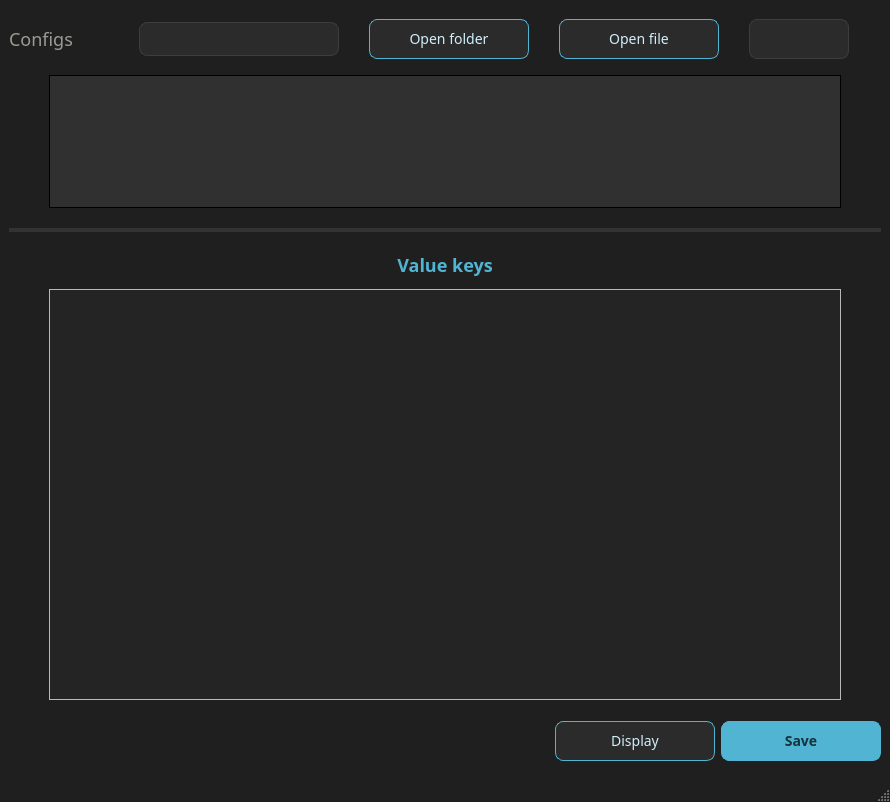
<?xml version="1.0" encoding="UTF-8"?>
<ui version="4.0">
 <class>MainWindow</class>
 <widget class="QMainWindow" name="MainWindow">
  <property name="geometry">
   <rect>
    <x>0</x>
    <y>0</y>
    <width>890</width>
    <height>802</height>
   </rect>
  </property>
  <property name="font">
   <font>
    <family>Montserrat</family>
   </font>
  </property>
  <property name="windowTitle">
   <string>Editor 1.3.1</string>
  </property>
  <property name="styleSheet">
   <string notr="true">QMainWindow {
	background-color: #1f1f1f;
}

QScrollBar:vertical {
  	border-color: rgb(227, 227, 227);
  	border-width: 1px;
  	border-style: solid;
  	background-color: #242424;
  	width: 10px;
  	margin: 0;
}

QScrollBar::handle:vertical {
  	background-color: #3d3d3d;
  	border-radius: 5px;
  	min-height: 24px;
}

 QScrollBar::add-line:vertical {
    border: 1px solid grey;
 	background-color: rgb(241, 241, 241);
    height: 20px;
    subcontrol-position: bottom;
    subcontrol-origin: margin;
}

QScrollBar::sub-line:vertical {
    border: 1px solid grey;
    background-color: rgb(241, 241, 241);
    height: 20px;
    subcontrol-position: top;
    subcontrol-origin: margin;
}

QScrollBar::add-page:vertical, QScrollBar::sub-page:vertical {
     background: none;
}

QScrollBar:horizontal {
  	border-color: rgb(227, 227, 227);
  	border-width: 1px;
	border-style: solid;
  	background-color: rgb(177, 177, 177);
    height: 15px;
    margin: 0px 21px 0 21px;
}

 QScrollBar::handle:horizontal {
    background-color: rgb(177, 177, 177);
    min-width: 25px;
 }

QScrollBar::add-line:horizontal {
    border: 1px solid grey;
   	background-color: rgb(241, 241, 241);
    width: 20px;
    subcontrol-position: right;
    subcontrol-origin: margin;
 }

QScrollBar::sub-line:horizontal {
  	border: 1px solid grey;
    background-color: rgb(241, 241, 241);
    width: 20px;
    subcontrol-position: left;
    subcontrol-origin: margin;
 }

QScrollBar::add-page:horizontal, QScrollBar::sub-page:horizontal {
     background: none;
}</string>
  </property>
  <widget class="QWidget" name="centralwidget">
   <layout class="QGridLayout" name="gridLayout_6">
    <item row="0" column="0">
     <layout class="QHBoxLayout" name="horizontalLayout">
      <property name="spacing">
       <number>30</number>
      </property>
      <property name="topMargin">
       <number>10</number>
      </property>
      <property name="bottomMargin">
       <number>10</number>
      </property>
      <item>
       <widget class="QLabel" name="label">
        <property name="minimumSize">
         <size>
          <width>100</width>
          <height>0</height>
         </size>
        </property>
        <property name="maximumSize">
         <size>
          <width>100</width>
          <height>35</height>
         </size>
        </property>
        <property name="font">
         <font>
          <family>Montserrat</family>
          <pointsize>-1</pointsize>
         </font>
        </property>
        <property name="styleSheet">
         <string notr="true">QLabel { color: #9a9a93; font-size: 18px; }</string>
        </property>
        <property name="text">
         <string>Сonfigs</string>
        </property>
        <property name="wordWrap">
         <bool>false</bool>
        </property>
        <property name="textInteractionFlags">
         <set>Qt::TextInteractionFlag::LinksAccessibleByMouse</set>
        </property>
       </widget>
      </item>
      <item>
       <widget class="QComboBox" name="fileNamecmb">
        <property name="minimumSize">
         <size>
          <width>200</width>
          <height>0</height>
         </size>
        </property>
        <property name="maximumSize">
         <size>
          <width>200</width>
          <height>16777215</height>
         </size>
        </property>
        <property name="font">
         <font>
          <family>Montserrat</family>
          <pointsize>-1</pointsize>
         </font>
        </property>
        <property name="styleSheet">
         <string notr="true">QComboBox {
	background-color: #2b2b2b;
	border: 1px solid #3d3d3d;
	border-radius: 8px;
	padding: 5px 12px;
	color: #cfeefa;
	font-size: 14px;
}

QComboBox:hover { border: 1px solid #51b4d2; }

QComboBox::drop-down {
	border: none;
	width: 22px;
	background: transparent;
}

QComboBox QAbstractItemView {
	background-color: #2b2b2b;
	color: #e6e6e6;
	border: 1px solid #51b4d2;
	border-radius: 6px;
	outline: 0;
	padding: 4px;
	selection-background-color: #33414a;
	selection-color: #cfeefa;
}

QComboBox QAbstractItemView::item {
	min-height: 26px;
	padding: 4px 10px;
	border-radius: 4px;
	color: #cfeefa;
}

QComboBox QAbstractItemView::item:hover {
	background-color: #33414a;
}

QComboBox QAbstractItemView::item:selected {
	background-color: #3a4b55;
	color: #ffffff;
}

QComboBox QAbstractItemView QScrollBar:vertical {
	background: #2b2b2b;
	width: 10px;
	margin: 0;
}

QComboBox QAbstractItemView QScrollBar::handle:vertical {
	background: #45596a;
	border-radius: 5px;
	min-height: 24px;
}

QComboBox QAbstractItemView QScrollBar::handle:vertical:hover {
	background: #51b4d2;
}

QComboBox QAbstractItemView QScrollBar::add-line,
QComboBox QAbstractItemView QScrollBar::sub-line {
	height: 0;
}
</string>
        </property>
        <property name="maxVisibleItems">
         <number>4</number>
        </property>
       </widget>
      </item>
      <item>
       <widget class="QPushButton" name="OpenFolderYmlFilebtn">
        <property name="minimumSize">
         <size>
          <width>160</width>
          <height>40</height>
         </size>
        </property>
        <property name="maximumSize">
         <size>
          <width>160</width>
          <height>40</height>
         </size>
        </property>
        <property name="font">
         <font>
          <family>Montserrat</family>
          <pointsize>-1</pointsize>
         </font>
        </property>
        <property name="styleSheet">
         <string notr="true">QPushButton {
	background-color: #2b2b2b;
	color: #cfeefa;
	border: 1px solid #51b4d2;
	border-radius: 8px;
	padding: 8px 18px;
	font-size: 14px;
}

QPushButton:hover {
	background-color: #33414a;
}

QPushButton:pressed {
	background-color: #3a4b55;
}</string>
        </property>
        <property name="text">
         <string>Open folder</string>
        </property>
       </widget>
      </item>
      <item>
       <widget class="QPushButton" name="OpenFilebtn">
        <property name="minimumSize">
         <size>
          <width>160</width>
          <height>40</height>
         </size>
        </property>
        <property name="font">
         <font>
          <family>Montserrat</family>
          <pointsize>-1</pointsize>
         </font>
        </property>
        <property name="styleSheet">
         <string notr="true">QPushButton {
	background-color: #2b2b2b;
	color: #cfeefa;
	border: 1px solid #51b4d2;
	border-radius: 8px;
	padding: 8px 18px;
	font-size: 14px;
}

QPushButton:hover {
	background-color: #33414a;
}

QPushButton:pressed {
	background-color: #3a4b55;
}</string>
        </property>
        <property name="text">
         <string>Open file</string>
        </property>
       </widget>
      </item>
      <item>
       <widget class="QComboBox" name="langCombo">
        <property name="minimumSize">
         <size>
          <width>100</width>
          <height>40</height>
         </size>
        </property>
        <property name="styleSheet">
         <string notr="true">QComboBox {
        background-color: #2b2b2b;
        border: 1px solid #3d3d3d;
        border-radius: 8px;
        padding: 5px 12px;
        color: #cfeefa;
        font-size: 14px;
    }
    QComboBox:hover { border: 1px solid #51b4d2; }
    QComboBox:focus, QComboBox:on, QComboBox:pressed {
        background-color: #2b2b2b;
        border: 1px solid #51b4d2;
        outline: none;
    }
    QComboBox::drop-down { border: none; width: 22px; }
    QComboBox QAbstractItemView {
        background-color: #2b2b2b;
        color: #e6e6e6;
        border: 1px solid #51b4d2;
        border-radius: 6px;
        outline: 0;
        selection-background-color: #33414a;
        selection-color: #cfeefa;
    }
    QComboBox QAbstractItemView::item {
        min-height: 26px;
        padding: 4px 10px;
        border-radius: 4px;
    }
    QComboBox QAbstractItemView::item:hover { background-color: #33414a; }
    QComboBox QAbstractItemView::item:selected { background-color: #3a4b55; }</string>
        </property>
       </widget>
      </item>
      <item>
       <spacer name="horizontalSpacer">
        <property name="orientation">
         <enum>Qt::Orientation::Horizontal</enum>
        </property>
        <property name="sizeHint" stdset="0">
         <size>
          <width>40</width>
          <height>20</height>
         </size>
        </property>
       </spacer>
      </item>
     </layout>
    </item>
    <item row="2" column="0">
     <layout class="QHBoxLayout" name="horizontalLayout_2">
      <property name="topMargin">
       <number>15</number>
      </property>
      <property name="bottomMargin">
       <number>10</number>
      </property>
      <item>
       <spacer name="horizontalSpacer_2">
        <property name="orientation">
         <enum>Qt::Orientation::Horizontal</enum>
        </property>
        <property name="sizeHint" stdset="0">
         <size>
          <width>40</width>
          <height>20</height>
         </size>
        </property>
       </spacer>
      </item>
      <item>
       <widget class="QPushButton" name="pushButton_2">
        <property name="minimumSize">
         <size>
          <width>160</width>
          <height>40</height>
         </size>
        </property>
        <property name="maximumSize">
         <size>
          <width>160</width>
          <height>16777215</height>
         </size>
        </property>
        <property name="font">
         <font>
          <family>Montserrat</family>
          <pointsize>-1</pointsize>
         </font>
        </property>
        <property name="styleSheet">
         <string notr="true">QPushButton {
	background-color: #2b2b2b;
	color: #cfeefa;
	border: 1px solid #51b4d2;
	border-radius: 8px;
	padding: 8px 18px;
	font-size: 14px;
}

QPushButton:hover {
	background-color: #33414a;
}

QPushButton:pressed {
	background-color: #3a4b55;
}</string>
        </property>
        <property name="text">
         <string>Display</string>
        </property>
       </widget>
      </item>
      <item>
       <widget class="QPushButton" name="pushButton">
        <property name="minimumSize">
         <size>
          <width>160</width>
          <height>40</height>
         </size>
        </property>
        <property name="maximumSize">
         <size>
          <width>160</width>
          <height>16777215</height>
         </size>
        </property>
        <property name="font">
         <font>
          <family>Montserrat</family>
          <pointsize>-1</pointsize>
          <bold>true</bold>
         </font>
        </property>
        <property name="styleSheet">
         <string notr="true">QPushButton {
	background-color: #51b4d2;
	color: #16323c;
	border: 1px solid #51b4d2;
	border-radius: 8px;
	padding: 8px 18px;
	font-size: 14px;
	font-weight: bold;
}

QPushButton:hover {
	background-color: #61c2df;
}

QPushButton:pressed {
	background-color: #45a0bd;
}</string>
        </property>
        <property name="text">
         <string>Save</string>
        </property>
       </widget>
      </item>
     </layout>
    </item>
    <item row="1" column="0">
     <widget class="QSplitter" name="splitter">
      <property name="styleSheet">
       <string notr="true">
QSplitter::handle {
background: #333333;
}

QSplitter::handle:hover {
background: #51b4d2;
}</string>
      </property>
      <property name="orientation">
       <enum>Qt::Orientation::Vertical</enum>
      </property>
      <widget class="QWidget" name="horizontalLayoutWidget_5">
       <layout class="QHBoxLayout" name="horizontalLayout_8">
        <property name="bottomMargin">
         <number>20</number>
        </property>
        <item>
         <spacer name="horizontalSpacer_8">
          <property name="orientation">
           <enum>Qt::Orientation::Horizontal</enum>
          </property>
          <property name="sizeType">
           <enum>QSizePolicy::Policy::Preferred</enum>
          </property>
          <property name="sizeHint" stdset="0">
           <size>
            <width>40</width>
            <height>20</height>
           </size>
          </property>
         </spacer>
        </item>
        <item>
         <widget class="QTabWidget" name="tabWidget">
          <property name="font">
           <font>
            <family>Montserrat</family>
            <pointsize>10</pointsize>
           </font>
          </property>
          <property name="styleSheet">
           <string notr="true">QTabWidget::pane {
	border: 1px solid black;
    background: rgb(48, 48, 48);
}

QTabBar::close-button {
	image: url(:/assets/tab_close.svg);
	background: transparent;
	border-radius: 4px;
	margin: 2px;
	padding: 1px;
}

QTabBar::close-button:hover {
	image: url(:/assets/tab_close_hover.svg);
	background: #c0392b;
}

QTabBar::close-button:pressed {
	background: #a5311f;
}</string>
          </property>
          <property name="currentIndex">
           <number>-1</number>
          </property>
          <property name="tabsClosable">
           <bool>true</bool>
          </property>
          <property name="movable">
           <bool>true</bool>
          </property>
          <property name="tabBarAutoHide">
           <bool>true</bool>
          </property>
         </widget>
        </item>
        <item>
         <spacer name="horizontalSpacer_9">
          <property name="orientation">
           <enum>Qt::Orientation::Horizontal</enum>
          </property>
          <property name="sizeType">
           <enum>QSizePolicy::Policy::Preferred</enum>
          </property>
          <property name="sizeHint" stdset="0">
           <size>
            <width>40</width>
            <height>20</height>
           </size>
          </property>
         </spacer>
        </item>
       </layout>
      </widget>
      <widget class="QWidget" name="layoutWidget">
       <layout class="QVBoxLayout" name="verticalLayout">
        <item>
         <spacer name="verticalSpacer_2">
          <property name="orientation">
           <enum>Qt::Orientation::Vertical</enum>
          </property>
          <property name="sizeType">
           <enum>QSizePolicy::Policy::Fixed</enum>
          </property>
          <property name="sizeHint" stdset="0">
           <size>
            <width>20</width>
            <height>20</height>
           </size>
          </property>
         </spacer>
        </item>
        <item>
         <layout class="QHBoxLayout" name="horizontalLayout_5">
          <property name="topMargin">
           <number>0</number>
          </property>
          <property name="bottomMargin">
           <number>0</number>
          </property>
          <item>
           <widget class="QLabel" name="label_3">
            <property name="maximumSize">
             <size>
              <width>16777215</width>
              <height>50</height>
             </size>
            </property>
            <property name="font">
             <font>
              <family>Montserrat</family>
              <pointsize>-1</pointsize>
              <fontweight>Medium</fontweight>
             </font>
            </property>
            <property name="styleSheet">
             <string notr="true">QLabel { color: #51b4d2; font-size: 18px; font-weight: 500; } </string>
            </property>
            <property name="text">
             <string>Value keys</string>
            </property>
            <property name="alignment">
             <set>Qt::AlignmentFlag::AlignCenter</set>
            </property>
           </widget>
          </item>
         </layout>
        </item>
        <item>
         <spacer name="verticalSpacer">
          <property name="orientation">
           <enum>Qt::Orientation::Vertical</enum>
          </property>
          <property name="sizeType">
           <enum>QSizePolicy::Policy::Fixed</enum>
          </property>
          <property name="sizeHint" stdset="0">
           <size>
            <width>20</width>
            <height>5</height>
           </size>
          </property>
         </spacer>
        </item>
        <item>
         <layout class="QHBoxLayout" name="horizontalLayout_4">
          <property name="spacing">
           <number>0</number>
          </property>
          <property name="rightMargin">
           <number>0</number>
          </property>
          <item>
           <spacer name="horizontalSpacer_5">
            <property name="orientation">
             <enum>Qt::Orientation::Horizontal</enum>
            </property>
            <property name="sizeType">
             <enum>QSizePolicy::Policy::Preferred</enum>
            </property>
            <property name="sizeHint" stdset="0">
             <size>
              <width>40</width>
              <height>20</height>
             </size>
            </property>
           </spacer>
          </item>
          <item>
           <layout class="QHBoxLayout" name="horizontalLayout_9">
            <property name="rightMargin">
             <number>0</number>
            </property>
            <item>
             <widget class="QScrollArea" name="scrollArea_2">
              <property name="minimumSize">
               <size>
                <width>0</width>
                <height>0</height>
               </size>
              </property>
              <property name="mouseTracking">
               <bool>true</bool>
              </property>
              <property name="styleSheet">
               <string notr="true">QScrollArea QWidget {
	background-color: #242424;
	color: #e6e6e6;
}
</string>
              </property>
              <property name="widgetResizable">
               <bool>true</bool>
              </property>
              <widget class="QWidget" name="scrollAreaWidgetContents_2">
               <property name="geometry">
                <rect>
                 <x>0</x>
                 <y>0</y>
                 <width>784</width>
                 <height>387</height>
                </rect>
               </property>
               <layout class="QGridLayout" name="gridLayout_3">
                <item row="0" column="1">
                 <layout class="QGridLayout" name="gridLayout_2">
                  <property name="horizontalSpacing">
                   <number>150</number>
                  </property>
                 </layout>
                </item>
                <item row="0" column="2">
                 <spacer name="horizontalSpacer_4">
                  <property name="orientation">
                   <enum>Qt::Orientation::Horizontal</enum>
                  </property>
                  <property name="sizeHint" stdset="0">
                   <size>
                    <width>40</width>
                    <height>20</height>
                   </size>
                  </property>
                 </spacer>
                </item>
                <item row="0" column="0">
                 <spacer name="horizontalSpacer_3">
                  <property name="orientation">
                   <enum>Qt::Orientation::Horizontal</enum>
                  </property>
                  <property name="sizeHint" stdset="0">
                   <size>
                    <width>40</width>
                    <height>20</height>
                   </size>
                  </property>
                 </spacer>
                </item>
               </layout>
              </widget>
             </widget>
            </item>
           </layout>
          </item>
          <item>
           <spacer name="horizontalSpacer_6">
            <property name="orientation">
             <enum>Qt::Orientation::Horizontal</enum>
            </property>
            <property name="sizeType">
             <enum>QSizePolicy::Policy::Preferred</enum>
            </property>
            <property name="sizeHint" stdset="0">
             <size>
              <width>40</width>
              <height>20</height>
             </size>
            </property>
           </spacer>
          </item>
         </layout>
        </item>
       </layout>
      </widget>
     </widget>
    </item>
   </layout>
  </widget>
  <widget class="QMenuBar" name="menubar">
   <property name="geometry">
    <rect>
     <x>0</x>
     <y>0</y>
     <width>890</width>
     <height>22</height>
    </rect>
   </property>
  </widget>
  <widget class="QStatusBar" name="statusbar"/>
 </widget>
 <resources/>
 <connections/>
</ui>
